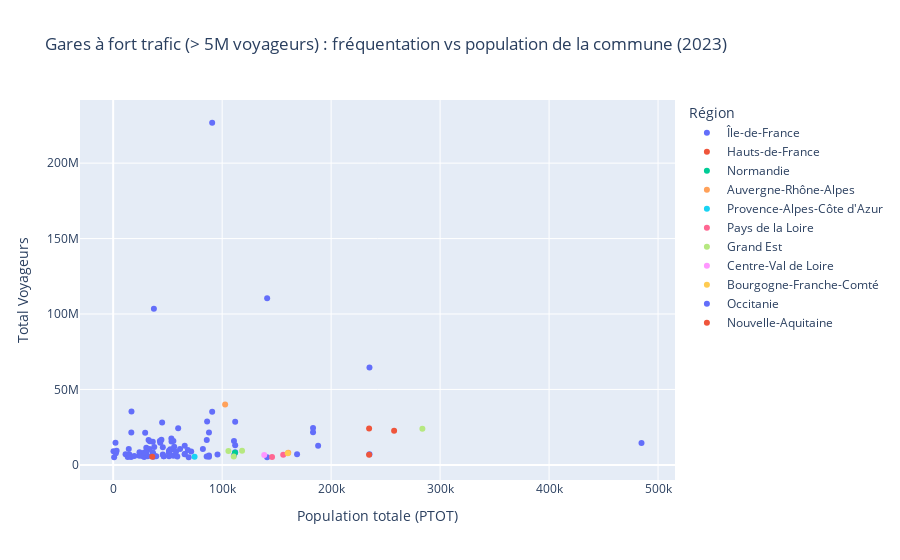

Write notebook code for a chart like this one.
### Code cell
fig = px.scatter(
    gares_communes.query('Année == "2023" and `Total Voyageurs` > 5_000_000'),
    x="PTOT",
    y="Total Voyageurs",
    hover_name="libelle",
    color="nom_region",
    labels={
        "PTOT": "Population totale (PTOT)",
        "Total Voyageurs": "Total Voyageurs",
        "nom_region": "Région"
    },
    title="Gares à fort trafic (> 5M voyageurs) : fréquentation vs population de la commune (2023)"
)
fig.show()

### Figure 1 — Plotly figure (JSON) as saved in the notebook; plotly's stock layout.template omitted (floating-point values rounded to 4 significant figures)
{"data": [{"hovertemplate": "<b>%{hovertext}</b><br><br>Région=Île-de-France<br>Population totale (PTOT)=%{x}<br>Total Voyageurs=%{y}<extra></extra>", "hovertext": ["La Défense", "Issy-Val-de-Seine", "Villeneuve-St-Georges", "Lieusaint-Moissy", "Bois-Colombes", "Savigny-sur-Orge", "Asnières-sur-Seine", "Juvisy", "Livry-Gargan", "Pont-Cardinet", "Paris-Montparnasse", "Versailles-Chantiers", "Argenteuil", "Clichy-Levallois", "Choisy-le-Roi", "Pontoise", "Garges-Sarcelles", "St-Quentin-en-Yvelines", "Rosny-Bois-Perrier", "Nanterre-Université", "Paris-St-Lazare", "Conflans-Fin-d'Oise", "Franconville-Plessis-Bouchard", "Drancy", "Versailles-Rive-Gauche", "Melun", "Houilles-Carrières-sur-Seine", "Chelles-Gournay", "St-Cloud", "Ermont-Eaubonne", "Champ-de-Mars-Tour-Eiffel", "Rosny-sous-Bois", "Mantes-la-Jolie", "St-Michel-Notre-Dame", "Vigneux-sur-Seine", "Évry-Courcouronnes", "Grigny-Centre", "Noisy-le-Sec", "Viroflay-Rive-Gauche", "Maisons-Laffitte", "Stade-de-France-St-Denis", "Meaux", "Invalides", "Versailles-Rive-Droite", "Pierrefitte-Stains", "Colombes", "Roissy-Aéroport-Charles-de-Gaulle 1", "Corbeil-Essonnes", "Brétigny", "Gagny", "Paris-Gare-de-Lyon", "Sevran-Livry", "Cergy-Préfecture", "Paris-Austerlitz", "Le Bourget", "Paris-Nord", "Val-de-Fontenay", "Rambouillet", "St-Cyr", "Sartrouville", "Épinay-sur-Seine", "Bondy", "Maisons-Alfort-Alfortville", "Villiers-le-Bel-Gonesse-Arnouville", "Bécon-les-Bruyères", "Magenta", "Paris-Bercy", "Rosa Parks", "Sarcelles-St-Brice", "Vert-Galant", "Bibliothèque-François-Mitterrand", "Cergy-le-Haut", "Sevran-Beaudottes", "Val-d'Argenteuil", "Cergy-St-Christophe", "Épinay-Villetaneuse", "La Plaine-Stade-de-France", "Poissy", "Massy-Palaiseau", "Pantin", "Villiers-sur-Marne-Le Plessis-Trévise", "Aulnay-sous-Bois", "Enghien-les-Bains", "Le Raincy-Villemomble-Montfermeil", "Aéroport-Charles-de-Gaulle 2-TGV", "St-Denis", "Créteil-Pompadour", "La Courneuve-Aubervilliers"], "legendgroup": "Île-de-France", "marker": {"color": "#636efa", "symbol": "circle"}, "mode": "markers", "name": "Île-de-France", "orientation": "v", "showlegend": true, "type": "scatter", "x": [44900.0, 69280.0, 33640.0, 13370.0, 28480.0, 36820.0, 85880.0, 16800.0, 24060.0, 168700.0, 235200.0, 87900.0, 110800.0, 61380.0, 45550.0, 2456.0, 42850.0, 33400.0, 46400.0, 95740.0, 37370.0, 36280.0, 36970.0, 71600.0, 87900.0, 2111.0, 32480.0, 55200.0, 30580.0, 29350.0, 235200.0, 46400.0, 293.0, 59630.0, 31750.0, 68490.0, 28860.0, 44270.0, 16440.0, 24170.0, 111900.0, 3157.0, 52190.0, 87900.0, 30390.0, 85780.0, 36340.0, 51570.0, 26840.0, 39540.0, 141300.0, 51200.0, 65650.0, 183400.0, 16640.0, 90840.0, 53420.0, 891.0, 19410.0, 52430.0, 55240.0, 53540.0, 55990.0, 14310.0, 82330.0, 90840.0, 141300.0, 188100.0, 58850.0, 36930.0, 183400.0, 65650.0, 51200.0, 110800.0, 65650.0, 55240.0, 111900.0, 37680.0, 51140.0, 57670.0, 28570.0, 86180.0, 11370.0, 14880.0, 36340.0, 111900.0, 45550.0, 43200.0], "xaxis": "x", "y": [28150000.0, 5112000.0, 15730000.0, 5154000.0, 5151000.0, 7224000.0, 16440000.0, 35400000.0, 6075000.0, 7123000.0, 64470000.0, 21430000.0, 15910000.0, 10520000.0, 11640000.0, 7693000.0, 15760000.0, 10590000.0, 5691000.0, 6864000.0, 103500000.0, 6697000.0, 5458000.0, 8949000.0, 6167000.0, 14730000.0, 16550000.0, 10300000.0, 8306000.0, 21290000.0, 6986000.0, 5705000.0, 8984000.0, 24220000.0, 5677000.0, 9896000.0, 6550000.0, 16650000.0, 5244000.0, 8320000.0, 8347000.0, 9413000.0, 9761000.0, 5411000.0, 11310000.0, 5581000.0, 8210000.0, 8651000.0, 5850000.0, 5645000.0, 110500000.0, 5782000.0, 12720000.0, 21660000.0, 21490000.0, 226800000.0, 17500000.0, 5059000.0, 5924000.0, 10360000.0, 6116000.0, 15540000.0, 11970000.0, 10550000.0, 10590000.0, 35160000.0, 5074000.0, 12750000.0, 5568000.0, 6759000.0, 24460000.0, 7148000.0, 9295000.0, 6361000.0, 7092000.0, 15810000.0, 13010000.0, 11880000.0, 7877000.0, 8731000.0, 8194000.0, 28730000.0, 6997000.0, 6922000.0, 15390000.0, 28530000.0, 6824000.0, 14600000.0], "yaxis": "y"}, {"hovertemplate": "<b>%{hovertext}</b><br><br>Région=Hauts-de-France<br>Population totale (PTOT)=%{x}<br>Total Voyageurs=%{y}<extra></extra>", "hovertext": ["Creil", "Lille-Europe", "Lille-Flandres"], "legendgroup": "Hauts-de-France", "marker": {"color": "#EF553B", "symbol": "circle"}, "mode": "markers", "name": "Hauts-de-France", "orientation": "v", "showlegend": true, "type": "scatter", "x": [35880.0, 234800.0, 234800.0], "xaxis": "x", "y": [5392000.0, 6721000.0, 24120000.0], "yaxis": "y"}, {"hovertemplate": "<b>%{hovertext}</b><br><br>Région=Normandie<br>Population totale (PTOT)=%{x}<br>Total Voyageurs=%{y}<extra></extra>", "hovertext": ["Rouen-Rive-Droite"], "legendgroup": "Normandie", "marker": {"color": "#00cc96", "symbol": "circle"}, "mode": "markers", "name": "Normandie", "orientation": "v", "showlegend": true, "type": "scatter", "x": [111800.0], "xaxis": "x", "y": [8095000.0], "yaxis": "y"}, {"hovertemplate": "<b>%{hovertext}</b><br><br>Région=Auvergne-Rhône-Alpes<br>Population totale (PTOT)=%{x}<br>Total Voyageurs=%{y}<extra></extra>", "hovertext": ["Lyon-Part-Dieu", "Grenoble"], "legendgroup": "Auvergne-Rhône-Alpes", "marker": {"color": "#FFA15A", "symbol": "circle"}, "mode": "markers", "name": "Auvergne-Rhône-Alpes", "orientation": "v", "showlegend": true, "type": "scatter", "x": [102800.0, 160600.0], "xaxis": "x", "y": [40090000.0, 8121000.0], "yaxis": "y"}, {"hovertemplate": "<b>%{hovertext}</b><br><br>Région=Provence-Alpes-Côte d'Azur<br>Population totale (PTOT)=%{x}<br>Total Voyageurs=%{y}<extra></extra>", "hovertext": ["Cannes"], "legendgroup": "Provence-Alpes-Côte d'Azur", "marker": {"color": "#19d3f3", "symbol": "circle"}, "mode": "markers", "name": "Provence-Alpes-Côte d'Azur", "orientation": "v", "showlegend": true, "type": "scatter", "x": [74690.0], "xaxis": "x", "y": [5393000.0], "yaxis": "y"}, {"hovertemplate": "<b>%{hovertext}</b><br><br>Région=Pays de la Loire<br>Population totale (PTOT)=%{x}<br>Total Voyageurs=%{y}<extra></extra>", "hovertext": ["Le Mans", "Angers-St-Laud"], "legendgroup": "Pays de la Loire", "marker": {"color": "#FF6692", "symbol": "circle"}, "mode": "markers", "name": "Pays de la Loire", "orientation": "v", "showlegend": true, "type": "scatter", "x": [145800.0, 156000.0], "xaxis": "x", "y": [5302000.0, 6782000.0], "yaxis": "y"}, {"hovertemplate": "<b>%{hovertext}</b><br><br>Région=Grand Est<br>Population totale (PTOT)=%{x}<br>Total Voyageurs=%{y}<extra></extra>", "hovertext": ["Strasbourg-Ville", "Mulhouse-Ville", "Metz-Ville", "Nancy-Ville"], "legendgroup": "Grand Est", "marker": {"color": "#B6E880", "symbol": "circle"}, "mode": "markers", "name": "Grand Est", "orientation": "v", "showlegend": true, "type": "scatter", "x": [283700.0, 110600.0, 118300.0, 105700.0], "xaxis": "x", "y": [23910000.0, 5638000.0, 9408000.0, 9229000.0], "yaxis": "y"}, {"hovertemplate": "<b>%{hovertext}</b><br><br>Région=Centre-Val de Loire<br>Population totale (PTOT)=%{x}<br>Total Voyageurs=%{y}<extra></extra>", "hovertext": ["Tours"], "legendgroup": "Centre-Val de Loire", "marker": {"color": "#FF97FF", "symbol": "circle"}, "mode": "markers", "name": "Centre-Val de Loire", "orientation": "v", "showlegend": true, "type": "scatter", "x": [138600.0], "xaxis": "x", "y": [6506000.0], "yaxis": "y"}, {"hovertemplate": "<b>%{hovertext}</b><br><br>Région=Bourgogne-Franche-Comté<br>Population totale (PTOT)=%{x}<br>Total Voyageurs=%{y}<extra></extra>", "hovertext": ["Dijon-Ville"], "legendgroup": "Bourgogne-Franche-Comté", "marker": {"color": "#FECB52", "symbol": "circle"}, "mode": "markers", "name": "Bourgogne-Franche-Comté", "orientation": "v", "showlegend": true, "type": "scatter", "x": [160200.0], "xaxis": "x", "y": [7653000.0], "yaxis": "y"}, {"hovertemplate": "<b>%{hovertext}</b><br><br>Région=Occitanie<br>Population totale (PTOT)=%{x}<br>Total Voyageurs=%{y}<extra></extra>", "hovertext": ["Toulouse-Matabiau"], "legendgroup": "Occitanie", "marker": {"color": "#636efa", "symbol": "circle"}, "mode": "markers", "name": "Occitanie", "orientation": "v", "showlegend": true, "type": "scatter", "x": [484800.0], "xaxis": "x", "y": [14530000.0], "yaxis": "y"}, {"hovertemplate": "<b>%{hovertext}</b><br><br>Région=Nouvelle-Aquitaine<br>Population totale (PTOT)=%{x}<br>Total Voyageurs=%{y}<extra></extra>", "hovertext": ["Bordeaux-St-Jean"], "legendgroup": "Nouvelle-Aquitaine", "marker": {"color": "#EF553B", "symbol": "circle"}, "mode": "markers", "name": "Nouvelle-Aquitaine", "orientation": "v", "showlegend": true, "type": "scatter", "x": [257800.0], "xaxis": "x", "y": [22610000.0], "yaxis": "y"}], "layout": {"legend": {"title": {"text": "Région"}, "tracegroupgap": 0}, "title": {"text": "Gares à fort trafic (> 5M voyageurs) : fréquentation vs population de la commune (2023)"}, "xaxis": {"anchor": "y", "domain": [0, 1], "title": {"text": "Population totale (PTOT)"}}, "yaxis": {"anchor": "x", "domain": [0, 1], "title": {"text": "Total Voyageurs"}}}}
